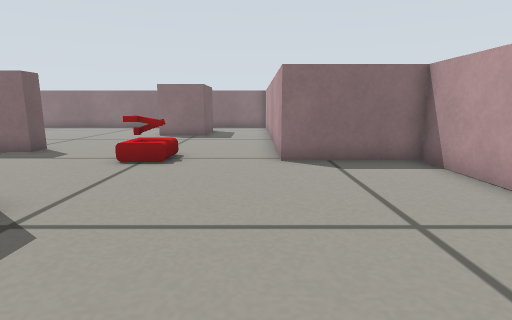
[1] (above)

16 first-person views from a walk through a world built for the Gazebo simulator. The camera is 0.29 m above the floor, tilts 10° down and sees 80° across. The floor is counted in squares, 0.2 m on a side. Each view is taken from the middle of a square. On the plan, view 1 faces up. The plan holds only what a view shows up to about 14 squares ahead; the rest is blank.

[2]
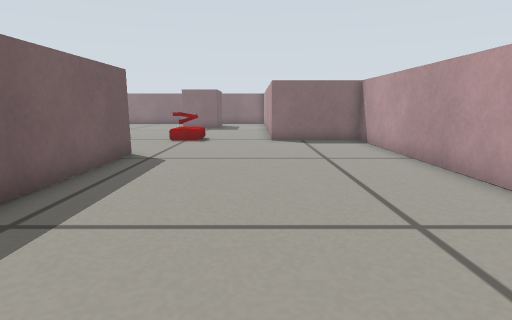

[3]
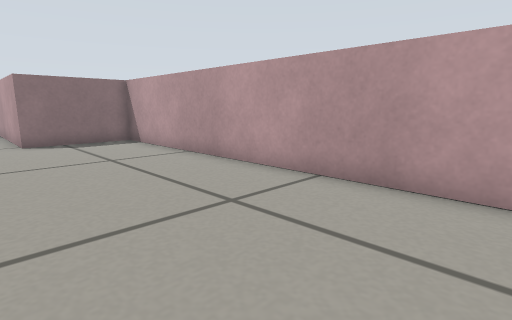

[4]
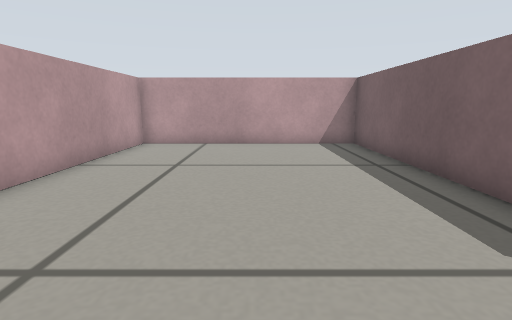

[5]
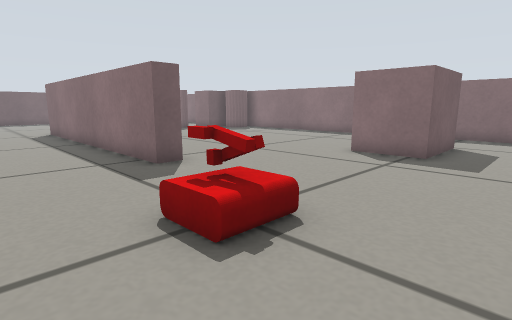

[6]
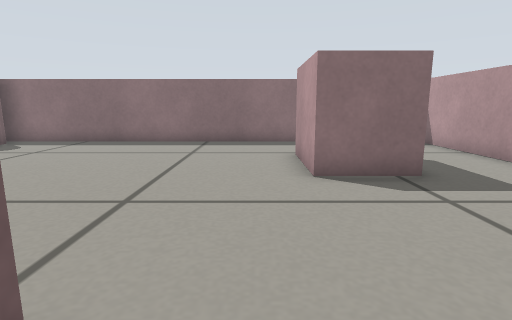

[7]
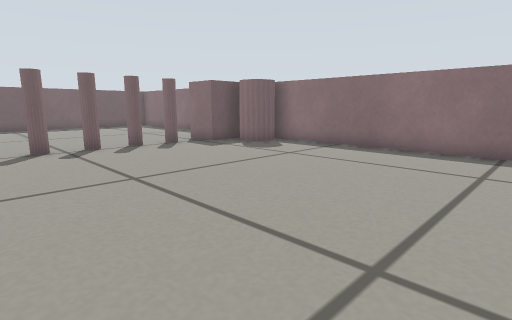

[8]
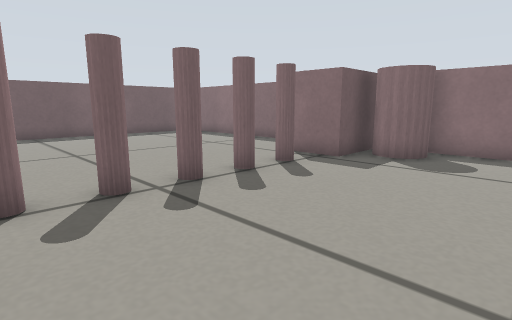

[9]
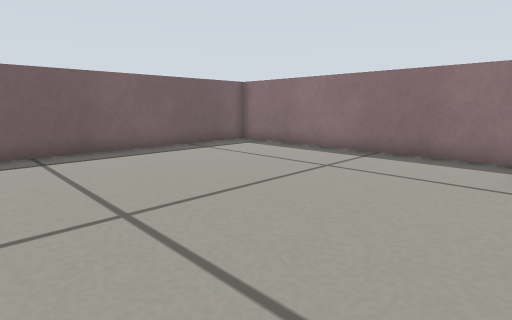

[10]
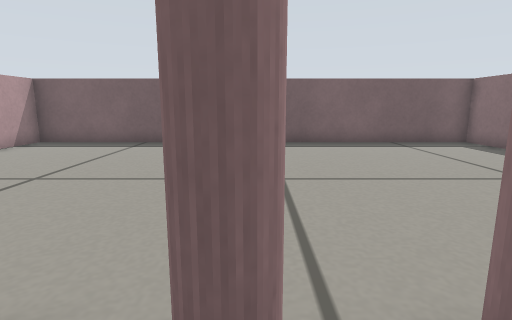

[11]
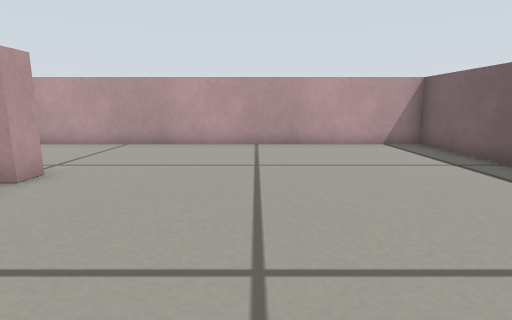

[12]
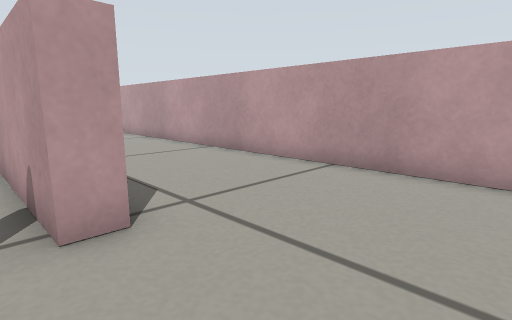

[13]
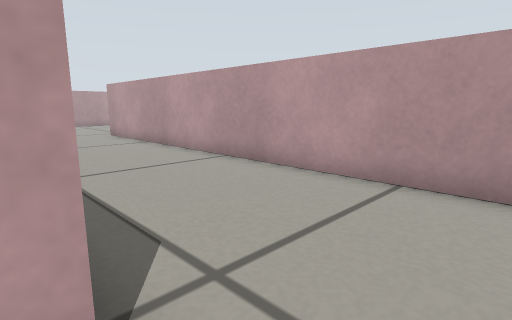

[14]
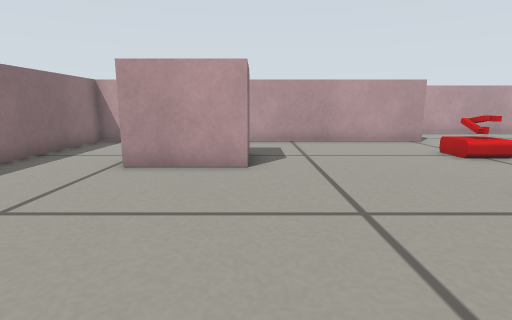

[15]
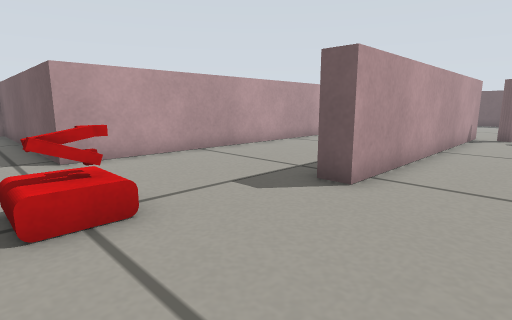

[16]
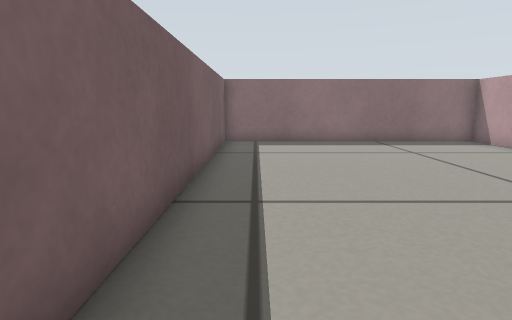

### Floor plan
Points are (right, up) in squares from view 1. A wall is a line through its corners. A room is listed if a view was taken in it or the views show most of it. See-through windows are left out.
Room 1 (views 1, 2, 3, 4, 5)
walls: (-3.8, 4.3) (-3.8, -5.9) (4.4, -5.9) (4.4, 8.1) (0.7, 8.1)
ways out: opening at (-1.7, 6.2) to room 2
Room 2 (views 6, 7, 8, 9, 10, 11, 12, 13, 14, 15, 16)
walls: (-18.5, 9.5) (-18.5, 10.4) (-7.1, 10.4) (-7.1, 9.6) (-16.6, 9.6); (-19.1, 19.5) (-19.1, 21.5) (-29.3, 21.5) (-29.3, 4.3) (-3.8, 4.3); (-17.5, 21.1) (-17.5, 18.9) (-19.1, 18.9); (-2.5, 18.3) (-2.5, 15.2) (-4.8, 15.2) (-4.8, 18.3); (0.7, 16.8) (0.7, 21.5) (-16.4, 21.5); (0.7, 8.1) (0.7, 15.3)
ways out: opening at (-1.7, 6.2) to room 1
objects: other object (-3, 8) to (-3, 9)

Where each view was taken, in squares from view 1:
view 1: 0 up, 0 right, facing up
view 2: 5 down, 0 right, facing up
view 3: 5 down, 1 left, facing up-right
view 4: 6 up, 0 right, facing down
view 5: 6 up, 0 right, facing up-left
view 6: 9 up, 6 left, facing up
view 7: 11 up, 7 left, facing up-left
view 8: 11 up, 13 left, facing up-left
view 9: 12 up, 19 left, facing up-left
view 10: 13 up, 17 left, facing left
view 11: 16 up, 23 left, facing down
view 12: 11 up, 22 left, facing down-right
view 13: 10 up, 20 left, facing down-right
view 14: 15 up, 12 left, facing right
view 15: 13 up, 2 left, facing down-left
view 16: 9 up, 28 left, facing up
